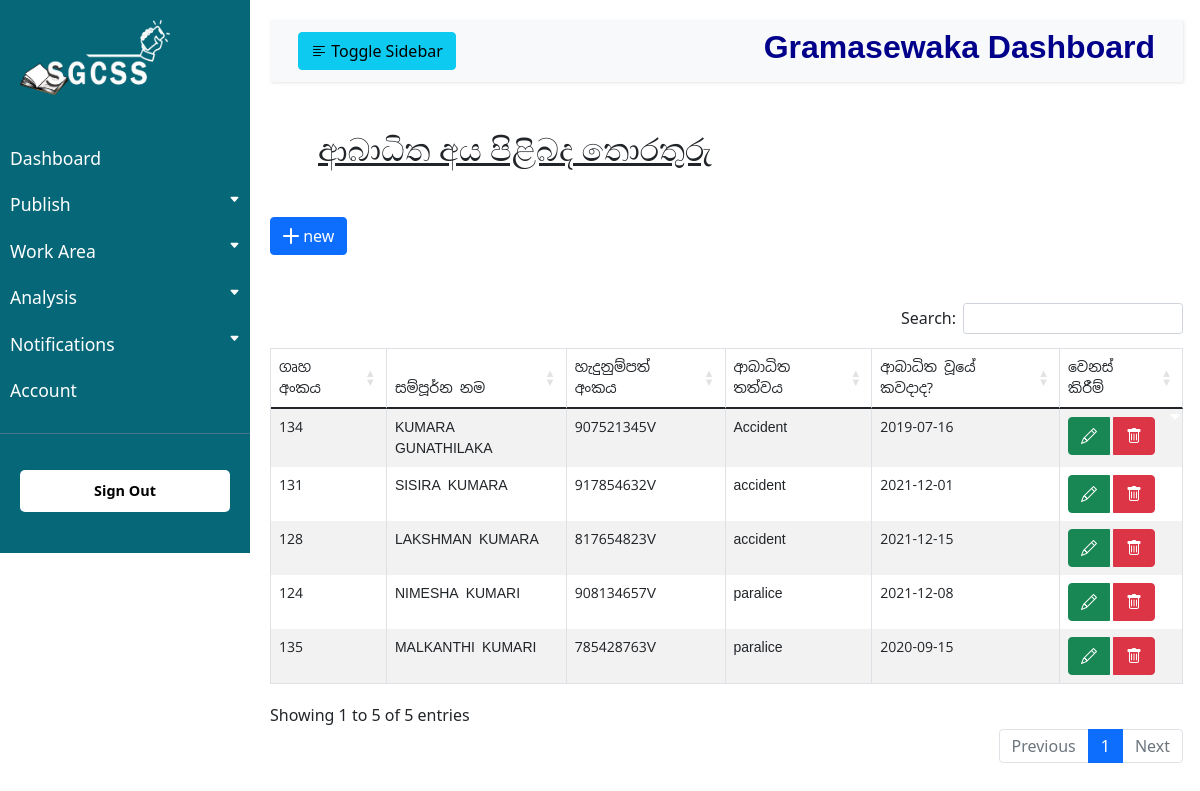
Page /gaccount/ruralinfo/rPage3.php (signed in) on the committed database.
### tables this page shows
CREATE TABLE IF NOT EXISTS `infirmpeople` (
  `inf_id` int(11) NOT NULL AUTO_INCREMENT,
  `h_no` varchar(20) NOT NULL,
  `full_name` varchar(650) NOT NULL,
  `nic` varchar(12) NOT NULL,
  `reason` varchar(650) NOT NULL,
  `inf_date` date NOT NULL,
  PRIMARY KEY (`inf_id`)
);

### gaccount/ruralinfo/rPage3.php (the view, shortened to what this page needs)
<?php
include("../connection/db_connection.php");
?>
<!DOCTYPE html>
<html lang="en">
<head>
     <link rel="stylesheet" href="../css/style.css">
     <link rel="stylesheet" href="https://cdnjs.cloudflare.com/ajax/libs/twitter-bootstrap/4.5.2/css/bootstrap.css">
     <link rel="stylesheet" href="https://cdn.jsdelivr.net/npm/bootstrap@5.0.2/dist/css/bootstrap.min.css">
     <link rel="stylesheet" href="https://cdn.datatables.net/1.11.0/css/dataTables.bootstrap4.min.css">
     <link rel="stylesheet" href="https://cdn.datatables.net/buttons/2.0.1/css/buttons.dataTables.min.css">
     <link rel="stylesheet" href="https://cdn.jsdelivr.net/npm/bootstrap-icons@1.5.0/font/bootstrap-icons.css">
</head>
<body>
<div class="wrapper">
        <nav id="sidebar">
            <div class="sidebar-header">
                <img src="../asset/Logo.png" alt="Logo" width="150px" height="75px">
            </div>
            <ul class="list-unstyled components">
                <li>
                    <a href="../gdashboard.php" class="dash-header">Dashboard</a>
                </li>
                <li>
                    <a href="#homeSubmenu" data-bs-toggle="collapse" aria-expanded="false" class="dropdown-toggle">Publish<i class="bi bi-caret-down-fill bi-lg first"></i></a>
                </li>
                <li>
                    <a href="#workArea" data-bs-toggle="collapse" aria-expanded="false" class="dropdown-toggle">Work Area <i class="bi bi-caret-down-fill bi-lg first"></i></a>
                </li>
                <li>
                    <a href="#analysis" data-bs-toggle="collapse" aria-expanded="false" class="dropdown-toggle">Analysis <i class="bi bi-caret-down-fill bi-lg first"></i></a>
                </li>
                <li>
                    <a href="#notification" data-bs-toggle="collapse"  aria-expanded="false" class="dropdown-toggle">Notifications <i class="bi bi-caret-down-fill bi-lg first"></i></a>
                </li>
                <li>
                    <a href="../account.php">Account</a>
                </li>
            </ul>
            <ul class="list-unstyled CTAs">
                <li>
                    <a href="../../signout.php" class="signout">Sign Out</a>
                </li>
            </ul>
        </nav>
        <div id="content">
            <nav class="navbar navbar-expand-lg navbar-light bg-light">
                <div class="container-fluid">
                    <button type="button" id="sidebarCollapse" class="btn btn-info">
                    <i class="bi bi-text-left bi-bold"></i>
                        <span>Toggle Sidebar</span>
                    </button>
                    <div class="dashboard-name">
                        <h2 class="dashboard-header">Gramasewaka Dashboard</h2>
                    </div>
                </div>
            </nav>
            <div class="table-name">
                    <h3 class="table-name-header m-5"><u>ආබාධිත අය පිළිබද තොරතුරු</u></h3>
            </div>
             <div class="insert-new">
                <button type="submit" class="btn btn-primary" name="insert" id="insert" data-toggle="modal" data-target="#personInfirmForm"><i class="bi bi-plus-lg"></i> new</button>
            </div>
            <div class="row my-5">
                <table class="table table-striped table-responsive-md table-bordered my-5" id="infTable">
                    <thead>
                        <tr>
                            <th class="sinhala-font">ගෘහ අංකය</th>
                            <th class="sinhala-font">සම්පූර්න නම</th>
                            <th class="sinhala-font">හැදුනුම්පත් අංකය</th>
                            <th class="sinhala-font">ආබාධිත තත්වය</th>
                            <th class="sinhala-font">ආබාධිත වූයේ කවදාද?</th>
                            <th class="sinhala-font">වෙනස් කිරීම්</th>
                        </tr>
                    </thead>
                    <tbody>
                    <?php
                        $sql = "SELECT * FROM `infirmpeople` ORDER BY `h_no`";
                        $result = mysqli_query($conn, $sql);
                        if(mysqli_num_rows($result)>0){
                            while($row = mysqli_fetch_assoc($result)){
                                echo '
                                    <tr>
                                        <td class="sinhala-font d-none" name="tid" id="tid">'.$row["inf_id"].'</td>
                                        <td class="sinhala-font" name="hNo" id="thNo">'.$row["h_no"].'</td>
                                        <td class="sinhala-font" name="name" id="tname">'.$row["full_name"].'</td>
                                        <td class="sinhala-font" name="nic" id="tnic">'.$row["nic"].'</td>
                                        <td class="sinhala-font" name="infirm" id="tinfirm">'.$row["reason"].'</td>
                                        <td class="sinhala-font" name="infirmYear" id="tinfirmYear">'.$row["inf_date"].'</td>
                                        <td name="change" id="change">
                                            <div class="btn-group">
                                                <button class="btn btn-success mr-1" name="update" id="update" data-toggle="modal" data-target="#personInfirmUpdate"><i class="bi bi-pencil"></i></button>
                                                <button class="btn btn-danger " name="delete" id="'.$row["inf_id"].'" data-bs-toggle="tooltip" data-bs-placement="top" title="DELETE" onclick="r3DeleteRow(this.id)"><i class="bi bi-trash"></i></button>
                                            </div>
                                        </td>
                                    </tr>
                                ';
                            }
                        }
                    ?>
                    </tbody>
                </table>
            </div>
        </div>
    </div>
</body>
</html>

### gaccount/css/style.css (style rules this page uses)
body { font-family: 'Poppins', sans-serif; background: #fafafa; }
ul li a i.first { position: inherit; text-align: right; float: right; font-size: 11px; }
a, a:hover, a:focus { color: inherit; text-decoration: none; transition: all 0.6s; }
.navbar { padding: 15px 10px; background: #fff; border: none; border-radius: 0; margin-bottom: 40px; box-shadow: 1px 1px 3px rgba(0, 0, 0, 0.1); }
.wrapper { display: flex; width: 100%; align-items: stretch; }
#sidebar { min-width: 250px; max-width: 250px; min-height: fit-content; max-height: fit-content; background: #066778 ; color: #fff; transition: all 0.3s; }
#sidebar .sidebar-header { padding: 20px; background: #066778 ; }
#sidebar ul.components { padding: 20px 0; border-bottom: 1px solid #47748b; }
#sidebar ul li a { color: #fff; padding: 10px; font-size: 1.1em; display: block; text-decoration: none; }
.dropdown-toggle::after { display: block; position: absolute; top: 50%; right: 20px; transform: translateY(-50%); }
ul.CTAs { padding: 20px; }
ul.CTAs a { text-align: center; font-size: 0.9em !important; display: block; border-radius: 5px; margin-bottom: 5px; }
.dashboard-name .dashboard-header { font-weight: bold; font-family: Arial, Helvetica, sans-serif; color:darkblue; }
#sidebar ul li a.signout { background: #fff; color: #000; font-weight: bold; }
i.bi-text-left { font-weight: 700; color: black; }
#content { width: 100%; padding: 20px; min-height: 100vh; transition: all 0.3s; }
.sinhala-font { font-family: 'Noto Sans Sinhala', sans-serif; font-size: 14px; font-weight: normal; }
.table-name-header { font-size: 32px; }

### rows in the picture
infirmpeople: h_no "124", full_name "NIMESHA KUMARI", nic "908134657V", reason "paralice", inf_date "2021-12-08"
infirmpeople: h_no "128", full_name "LAKSHMAN KUMARA", nic "817654823V", reason "accident", inf_date "2021-12-15"
infirmpeople: h_no "131", full_name "SISIRA KUMARA", nic "917854632V", reason "accident", inf_date "2021-12-01"
infirmpeople: h_no "134", full_name "KUMARA GUNATHILAKA", nic "907521345V", reason "Accident", inf_date "2019-07-16"
infirmpeople: h_no "135", full_name "MALKANTHI KUMARI", nic "785428763V", reason "paralice", inf_date "2020-09-15"
